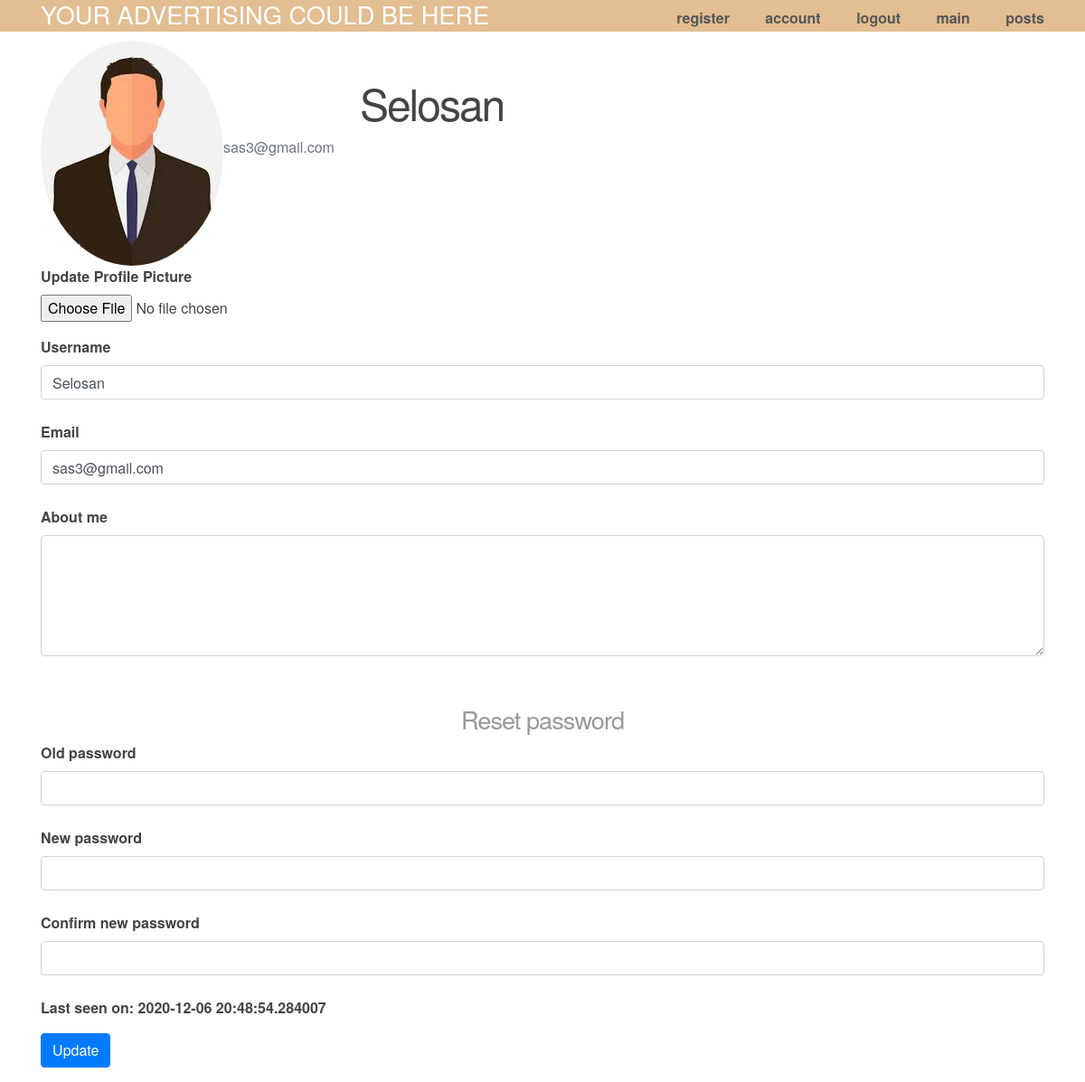
The page /account (signed in) on the database its author committed.
### app/models.py (models this page shows, shortened)
class User(db.Model, UserMixin):
    id = db.Column(db.Integer, primary_key=True)
    username = db.Column(db.String(64), index=True, unique=True)
    email = db.Column(db.String(120), index=True, unique=True)
    password_hash = db.Column(db.String(128))
    posts = db.relationship('Post', backref='author', lazy='dynamic')
    image_file = db.Column(db.String(20), nullable=False, default='default.jpg')
    about_me = db.Column(db.String(140))
    last_seen = db.Column(db.DateTime, default=dt.utcnow)
    admin = db.Column(db.Boolean, default=False)

### app/blueprints/accaunt/views.py (the view)
@accaunt_blueprint.route('/account', methods=['GET', 'POST'])
@login_required
def account():
    form = UpdateAccountForm()
    if form.validate_on_submit():
        if form.picture.data:
            picture_file = save_picture(form.picture.data)
            current_user.image_file = picture_file
        current_user.username = form.username.data
        current_user.email = form.email.data
        current_user.about_me = form.about_me.data
        if form.old_password.data:
            current_user.password_hash = bcrypt.generate_password_hash(form.new_password.data).decode('utf-8')
        db.session.commit()
        flash('Your account has been updated!', 'success')
    elif request.method == 'GET':
        form.username.data = current_user.username
        form.email.data = current_user.email
        form.about_me.data = current_user.about_me
    image_file = url_for('static', filename='images/thumbnails/' + current_user.image_file)
    return render_template('accaunt/account.html', title='Account', image_file=image_file, form=form, user=current_user)

### app/forms.py (shortened to what this page needs)
class UpdateAccountForm(FlaskForm):
    username = StringField('Username', validators=[Length(min=4, max=25,
                                                          message="Username length should be between 4 and 25"),
                                                   DataRequired(message="This field can't be empty"),
                                                   Regexp('^[A-Za-z][A-Za-z0-9_.]*$', 0,
                                                          'Username must have only '
                                                          'letters, numbers, dots or '
                                                          'underscores')])
    email = StringField('Email', validators=[DataRequired(), Email()])
    picture = FileField('Update Profile Picture', validators=[FileAllowed(['jpg', 'png'])])
    about_me = TextAreaField('About me', render_kw={'rows': 5}, validators=[Length(min=0, max=50)])
    old_password = PasswordField('Old password')
    new_password = PasswordField('New password')
    confirm_new_password = PasswordField('Confirm new password')
    submit = SubmitField('Update')

### app/models.py (called while the page is built)
@login.user_loader
def load_user(id):
    return User.query.get(int(id))

### app/blueprints/accaunt/templates/accaunt/account.html (shortened to what this page needs)
{% extends "layout.html" %}
{% block content %}
<div class="content-selection">
    <div class="media">
        <img class="rounded-circle account-img" src="{{ image_file }}">
        <div class="media-body">
            <h2 class="account-heading">{{ current_user.username}}</h2>
            <p class="text-secondary"> {{current_user.email}}</p>
        </div>
    </div>
</div>
{% from "_render_field.html" import render_field %}
<form method="post" action="{{ url_for('account.account') }}" enctype="multipart/form-data">
    <dt>{{ form.picture.label() }}<br>
        {{ form.picture() }}
        {{ render_field(form.username) }}
        {{ render_field(form.email) }}
        {{ render_field(form.about_me) }}
        <h3>Reset password</h3>
        {{ render_field(form.old_password) }}
        {{ render_field(form.new_password) }}
        {{ render_field(form.confirm_new_password) }}
        {% if user.last_seen %}<p>Last seen on: {{ user.last_seen }}</p>{% endif %}
        <p>{{ form.submit(class='btn btn-primary') }}</p>
</form>
</div>
{% endblock %}

### app/templates/_render_field.html
{% macro render_field(field) %}
 <dt>{{ field.label }}
 <dt>{{ field(class='form-control') }}
{% if field.errors %}
        {% for error in field.errors %}
            <span style="color: red;">{{ error }}</span>
         {% endfor %}
{% else %}
<br>
{% endif %}
{% endmacro %}

### app/static/css/main.css (style rules this page uses)
body { margin: 0; padding: 0; font-family: "Helvetica Neue", Helvetica, Arial, sans-serif; color: #444; }
h2 { font-size: 3em; margin-top: 40px; text-align: center; letter-spacing: -2px; }
h3 { font-size: 1.7em; font-weight: 100; margin-top: 30px; text-align: center; letter-spacing: -1px; color: #999; }

### rows shown on the page
User: username "Selosan", email "sas3@gmail.com", last_seen "2020-12-06 20:48:54.284007"

### other values the page prints
{{ field.label }} "Username Email About me Old password New password Confirm new password"
